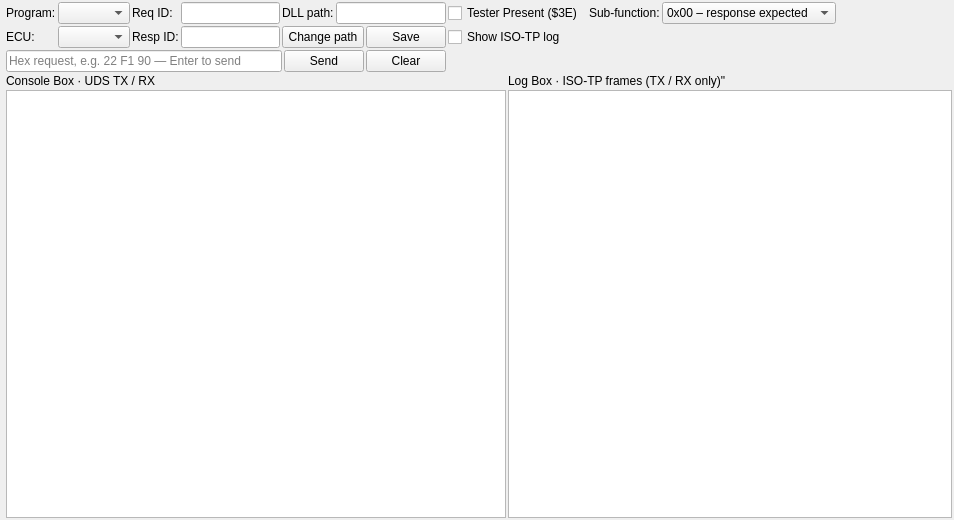
<?xml version="1.0" encoding="UTF-8"?>
<ui version="4.0">
 <class>ConsoleTab</class>
 <widget class="QWidget" name="ConsoleTab">
  <property name="geometry">
   <rect>
    <x>0</x>
    <y>0</y>
    <width>900</width>
    <height>520</height>
   </rect>
  </property>
  <property name="windowTitle">
   <string>UDS_Console</string>
  </property>
  <layout class="QGridLayout" name="gridLayout">
   <property name="leftMargin">
    <number>6</number>
   </property>
   <property name="topMargin">
    <number>2</number>
   </property>
   <property name="rightMargin">
    <number>2</number>
   </property>
   <property name="bottomMargin">
    <number>2</number>
   </property>
   <property name="spacing">
    <number>2</number>
   </property>
   <item row="0" column="0" rowspan="2">
    <layout class="QGridLayout" name="groupTarget">
     <item row="0" column="0">
      <widget class="QLabel" name="lblProgram">
       <property name="text">
        <string>Program:</string>
       </property>
      </widget>
     </item>
     <item row="0" column="1">
      <widget class="QComboBox" name="comboBoxProgram"/>
     </item>
     <item row="0" column="2">
      <widget class="QLabel" name="lblReqId">
       <property name="text">
        <string>Req ID:</string>
       </property>
      </widget>
     </item>
     <item row="0" column="3">
      <widget class="QLineEdit" name="editReqId"/>
     </item>
     <item row="1" column="0">
      <widget class="QLabel" name="lblEcu">
       <property name="text">
        <string>ECU:</string>
       </property>
      </widget>
     </item>
     <item row="1" column="1">
      <widget class="QComboBox" name="comboBoxEcu"/>
     </item>
     <item row="1" column="2">
      <widget class="QLabel" name="lblRespId">
       <property name="text">
        <string>Resp ID:</string>
       </property>
      </widget>
     </item>
     <item row="1" column="3">
      <widget class="QLineEdit" name="editRespId"/>
     </item>
    </layout>
   </item>
   <item row="0" column="1" rowspan="2" colspan="3">
    <layout class="QGridLayout" name="groupSecurity">
     <item row="0" column="0">
      <widget class="QLabel" name="lblDLLpath">
       <property name="text">
        <string>DLL path:</string>
       </property>
      </widget>
     </item>
     <item row="0" column="1" colspan="2">
      <widget class="QLineEdit" name="editSecurityDll">
       <property name="readOnly">
        <bool>true</bool>
       </property>
      </widget>
     </item>
     <item row="1" column="0" colspan="2">
      <widget class="QPushButton" name="btnBrowseDll">
       <property name="text">
        <string>Change path</string>
       </property>
      </widget>
     </item>
     <item row="1" column="2">
      <widget class="QPushButton" name="btnSavelog">
       <property name="text">
        <string>Save</string>
       </property>
      </widget>
     </item>
    </layout>
   </item>
   <item row="0" column="4" colspan="3">
    <layout class="QHBoxLayout" name="groupTester">
     <item>
      <widget class="QCheckBox" name="chkTesterPresent">
       <property name="text">
        <string>Tester Present ($3E) </string>
       </property>
       <property name="checkable">
        <bool>true</bool>
       </property>
      </widget>
     </item>
     <item>
      <widget class="QLabel" name="lblTesterSubFunc">
       <property name="text">
        <string>Sub-function:</string>
       </property>
      </widget>
     </item>
     <item>
      <widget class="QComboBox" name="comboBoxTesterSubFunc">
       <item>
        <property name="text">
         <string>0x00 – response expected</string>
        </property>
       </item>
       <item>
        <property name="text">
         <string>0x80 – suppress response</string>
        </property>
       </item>
      </widget>
     </item>
     <item>
      <spacer name="horizontalSpacer_3">
       <property name="orientation">
        <enum>Qt::Horizontal</enum>
       </property>
       <property name="sizeHint" stdset="0">
        <size>
         <width>143</width>
         <height>20</height>
        </size>
       </property>
      </spacer>
     </item>
    </layout>
   </item>
   <item row="1" column="4" colspan="2">
    <widget class="QCheckBox" name="chkShowLog">
     <property name="text">
      <string>Show ISO-TP log</string>
     </property>
    </widget>
   </item>
   <item row="1" column="6">
    <spacer name="horizontalSpacer_2">
     <property name="orientation">
      <enum>Qt::Horizontal</enum>
     </property>
     <property name="sizeHint" stdset="0">
      <size>
       <width>293</width>
       <height>20</height>
      </size>
     </property>
    </spacer>
   </item>
   <item row="2" column="0" colspan="2">
    <widget class="QLineEdit" name="editCommand">
     <property name="minimumSize">
      <size>
       <width>0</width>
       <height>22</height>
      </size>
     </property>
     <property name="placeholderText">
      <string>Hex request, e.g. 22 F1 90 — Enter to send</string>
     </property>
    </widget>
   </item>
   <item row="2" column="2">
    <widget class="QPushButton" name="btnSend">
     <property name="text">
      <string>Send</string>
     </property>
    </widget>
   </item>
   <item row="2" column="3">
    <widget class="QPushButton" name="btnClear">
     <property name="text">
      <string>Clear</string>
     </property>
    </widget>
   </item>
   <item row="2" column="4" colspan="3">
    <spacer name="horizontalSpacer">
     <property name="orientation">
      <enum>Qt::Horizontal</enum>
     </property>
     <property name="sizeHint" stdset="0">
      <size>
       <width>411</width>
       <height>17</height>
      </size>
     </property>
    </spacer>
   </item>
   <item row="3" column="0" colspan="5">
    <widget class="QWidget" name="widgetLeft" native="true">
     <property name="minimumSize">
      <size>
       <width>500</width>
       <height>410</height>
      </size>
     </property>
     <layout class="QVBoxLayout" name="layoutConsole">
      <property name="spacing">
       <number>2</number>
      </property>
      <property name="leftMargin">
       <number>0</number>
      </property>
      <property name="topMargin">
       <number>0</number>
      </property>
      <property name="rightMargin">
       <number>0</number>
      </property>
      <property name="bottomMargin">
       <number>0</number>
      </property>
      <item>
       <widget class="QLabel" name="lblConsole">
        <property name="text">
         <string>Console Box · UDS TX / RX</string>
        </property>
       </widget>
      </item>
      <item>
       <widget class="QPlainTextEdit" name="plainUdsConsole">
        <property name="minimumSize">
         <size>
          <width>0</width>
          <height>0</height>
         </size>
        </property>
        <property name="font">
         <font>
          <family>Consolas</family>
         </font>
        </property>
        <property name="lineWrapMode">
         <enum>QPlainTextEdit::NoWrap</enum>
        </property>
        <property name="readOnly">
         <bool>true</bool>
        </property>
       </widget>
      </item>
     </layout>
    </widget>
   </item>
   <item row="3" column="5" colspan="2">
    <widget class="QWidget" name="widgetRight" native="true">
     <property name="minimumSize">
      <size>
       <width>380</width>
       <height>410</height>
      </size>
     </property>
     <layout class="QVBoxLayout" name="layoutIsoTpLog">
      <property name="spacing">
       <number>2</number>
      </property>
      <property name="leftMargin">
       <number>0</number>
      </property>
      <property name="topMargin">
       <number>0</number>
      </property>
      <property name="rightMargin">
       <number>0</number>
      </property>
      <property name="bottomMargin">
       <number>0</number>
      </property>
      <item>
       <widget class="QLabel" name="lblIsoTpLog">
        <property name="text">
         <string>Log Box · ISO-TP frames (TX / RX only)&quot;</string>
        </property>
       </widget>
      </item>
      <item>
       <widget class="QPlainTextEdit" name="plainIsoTpLog">
        <property name="font">
         <font>
          <family>Consolas</family>
         </font>
        </property>
        <property name="lineWrapMode">
         <enum>QPlainTextEdit::NoWrap</enum>
        </property>
        <property name="readOnly">
         <bool>true</bool>
        </property>
       </widget>
      </item>
     </layout>
    </widget>
   </item>
  </layout>
 </widget>
 <resources/>
 <connections/>
</ui>
